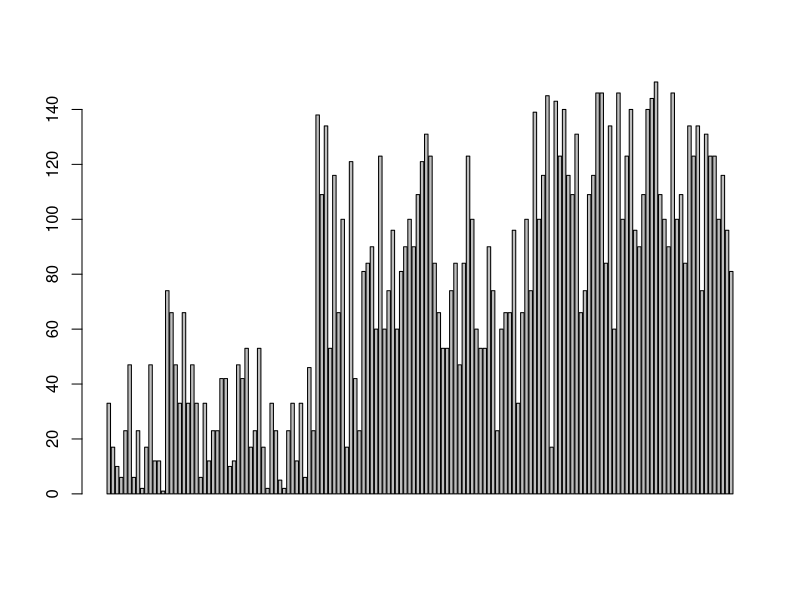

Recreate this plot in R. (Note: this script raises an error after producing the figure.)
# 200_A_1_DPLRY

# install.packages("dplyr")
library(dplyr)

### ------------------
### ------------------
## Start with Wrangling
### ------------------
### ------------------

#sample data
iris <- iris


#viewing data
as_tibble(iris)

glimpse(iris)

View(iris)


# Extract rows that meet logical criteria.
dplyr::filter(iris, Sepal.Length > 7)

# Remove duplicate rows.
dplyr::distinct(iris)

# Randomly select fraction of rows.
dplyr::sample_frac(iris, 0.5, replace = TRUE)

# Randomly select n rows.
dplyr::sample_n(iris, 10, replace = TRUE)

# Select rows by position.
dplyr::slice(iris, 10:15)

# Select and order top n entries (by group if grouped data).
dplyr::top_n(iris, 2, Species)



######################
### Summarising data
#####################

# Summarise uses summary functions, functions that
# take a vector of values and return a single value

#  Summarise data into single row of values.
dplyr::summarise(iris, avg = mean(Sepal.Length))

# Apply summary function to each column.
dplyr::summarise_each(iris, funs(mean))

# Count number of rows with each unique value of variable (with or without weights).
dplyr::count(iris, Species, wt = Sepal.Length)
dplyr::count(iris, Species)


dplyr::first(iris)
dplyr::last(iris)
dplyr::nth(iris,34)
dplyr::n_distinct(iris)
dplyr::summarise(iris, minimum=min(Sepal.Length))


#####################
# selecting columns
#####################

# Select columns by name or helper function
dplyr::select(iris, Sepal.Width, Petal.Length, Species)


# Select columns whose name contains a character string.
select(iris, contains("."))

# Select columns whose name ends with a character string.
select(iris, ends_with("Length"))

# Select every column.
select(iris, everything())

# Select columns whose name matches a regular expression.
select(iris, matches(".t."))

# Select columns named x1, x2, x3, x4, x5.
select(iris, num_range("x2", 1:5))

# Select columns whose names are in a group of names.
select(iris, one_of(c("Species","Sepal.Width", "nonexisting", "justaName")))

# Select columns whose name starts with a character string.
select(iris, starts_with("Sepal"))

# Select all columns between Sepal.Length and Petal.Width (inclusive).
select(iris, Sepal.Length:Petal.Width)

# Select all columns except Species
select(iris, -Species)


#####################
# Making new variables
#####################


# Compute and append one or more new columns.
dplyr::mutate(iris, sepal = Sepal.Length + Sepal.Width)

# Apply window function to each column.
dplyr::mutate_each(iris, funs(min_rank))

# Compute one or more new columns. Drop original columns.
dplyr::transmute(iris, sepal = Sepal.Length + Sepal.Width)


## Window functions

# Copy with values shifted by 1.
dplyr::lead(iris, n  = 1)

# Copy with values lagged by 1.
dplyr::lag(iris, n = 1)


# Ranks with no gaps.
dplyr::dense_rank(iris$Sepal.Length)

# Ranks. Ties get min rank.
dplyr::min_rank(iris$Sepal.Length)

# eg
barplot(dplyr::min_rank(iris$Sepal.Length))

# Ranks rescaled to [0, 1].
dplyr::percent_rank(iris$Sepal.Length)

# Ranks. Ties got to first value.
dplyr::row_number(iris$Sepal.Length)

# Bin vector into n buckets.
dplyr::ntile(x = row_number()) #, iris$Sepal.Length)

# Are values between a and b?
dplyr::between(iris$Sepal.Length, 5, 6)

# Cumulative distribution.  
dplyr::cume_dist(iris$Sepal.Length)

#Cumulative all
dplyr::cumall(iris$Sepal.Length)


#####################
#  Joins
#####################

df1 <- data_frame(
  ime = c("Matjaz", "Marko", "Tomaz"),
  dom = c("Ljubljana", "Celje", "Koper"),
  institut = c("ABC-CD", "ABC-CD", "ABC-DE")
)
df2 <- data_frame(
  ime = c("Matjaz", "Marko", "Janez"),
  barva = c("modra", "rdeca", "zelena")
)

# Join matching rows from b to a.
dplyr::left_join(df1, df2, by = "ime")

# Join matching rows from a to b.
dplyr::right_join(df1, df2, by = "ime")

# Join data. Retain only rows in both sets.
dplyr::inner_join(df1, df2, by = "ime")

# Join data. Retain all values, all rows.
dplyr::full_join(df1, df2, by = "ime")



df1 <- data_frame(
  ime = c("Matjaz", "Marko", "Tomaz"),
  dom = c("Ljubljana", "Celje", "Koper"),
  okraj = c("ABC-CD", "ABC-CD", "ABC-DE")
)
df2 <- data_frame(
  ime = c("Matjaz", "Marko", "Janez"),
  barva = c("modra", "rdeca", "zelena"),
  okraj = c("ABC-CD", "ABC-DE", "ABC-DE")
)

inner_join(df1, df2, by = c("ime"))

inner_join(df1, df2, by = c("ime", "okraj"))


####################
## Creating dataset
####################

(d1 <- tibble(
  ID = 1:10,
  Year.2021 = c(12, 10, 5, 3, 15, 11, 12, 10, 7, 5),
  Year.2022 = c(12, 3, 15, 1, 13, 4, 1, 16, 7, 13),
  Year.2023 = c(12, 0, 5, 3, 15, 11, 12, 10, 7, 15),
  Year.2024 = c(2, 10, 6, 3, 1, 11, 12, 10, 7, 10)))


d1

tibble(
  trap = rep(1:10, 4),
  year = c(rep(2013, 10), rep(2014, 10), rep(2015, 10), rep(2016, 10)),
  numberInsects = c(12, 10, 5, 3, 15, 11, 12, 10, 7, 5,
                    12, 3, 15, 1, 13, 4, 1, 16, 7, 13,
                    12, 0, 5, 3, 15, 11, 12, 10, 7, 15,
                    2, 10, 6, 3, 1, 11, 12, 10, 7, 10))

## ## ## ## ## ## ##
## nest | unnest
## ## ## ## ## ## ##

# Nesting converts grouped data to a form where each group becomes a single row containing a nested data frame, 
# and unnesting does the opposite.  nest(), unnest()

df <- tibble(
  id_year = c(1,2,3),
  info_years = list(tibble(
    id_info = c(2,3,4),
    info_desc = c("this 2","this 3","this 4")
  ))
)

df

tidyr::unnest(df, info_years)


library(tidyverse)

# Create a sample data frame
data <- tibble(
  group = c("A", "A", "B", "B", "C"),
  value = c(10, 20, 30, 40, 50)
)
data

dplyr::group_by(data, group)

# Nest data by group
nested_data <- data %>%
  group_by(group) %>%
  nest()

print(nested_data)


# Unnest the nested data back to a flat structure
unnested_data <- nested_data %>%
  unnest(data)
print(unnested_data)


# combining both
# Group, nest, process, and unnest
# Add average value per group on each row
processed_data <- data %>%
  group_by(group) %>%
  nest() %>%
  mutate(mean_value = map_dbl(data, ~ mean(.x$value))) %>%
  unnest(data)

print(processed_data)



# Splitting and combining character columns. 
# Use separate() and extract() to pull a single character column into multiple columns; 
# use unite() to combine multiple columns into a single character column.

## Missing
# complete()
# drop_na() 
# fill()
# replace_na()
